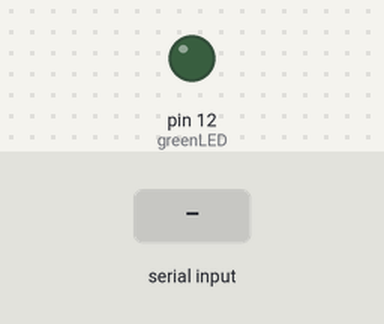
The sketch below on a simulated Arduino Uno, built with avr-gcc and run on an emulated ATmega328P. Shown: output pins drawn as LEDs (lit = HIGH). Inputs (shaded band) come from the test bench. What the sketch prints to the serial monitor is not drawn.

Above: at 1.2 s.
1.3 s: "1" received over the second serial link
Timing chart, 0 to 4.3 s (numbered marks = the images above; inputs shaded):
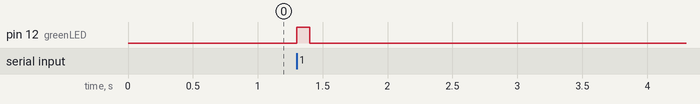

Measured:
- after the input at 1.3 s, pin 12 (greenLED): LOW → HIGH at once, → LOW 0.10 s later

The sketch:

Receiver.ino
```cpp
//Receiver
 #include <SoftwareSerial.h>
 //#include <Adafruit_LiquidCrystal.h>
 //#include <Wire.h>

  SoftwareSerial link(2, 3); // RX, TX - Communication
  //Adafruit_LiquidCrystal lcd(0);

  byte greenLED = 12;
  char cString[20];
  byte chPos = 0;
  byte ch = 0;
  char dataStr[6];

  void setup()
  {
  link.begin(9600);
  Serial.begin(9600);
  pinMode(greenLED, OUTPUT);
  }

  void loop()
  {
 // if (link.available())
 //     Serial.write(link.read());
 // if (Serial.available())
 //     link.write(Serial.read());
  //lcd.setCursor(0, 1);
  //lcd.setBacklight(1);
   while(link.available())
   {
     ch = link.read();
     cString[chPos] = ch;
     chPos++;

   digitalWrite(greenLED, HIGH);
   delay(100);
   digitalWrite(greenLED, LOW);
   }
   cString[chPos] = 0;
   chPos = 0;

   Serial.print(cString);
  }
```
